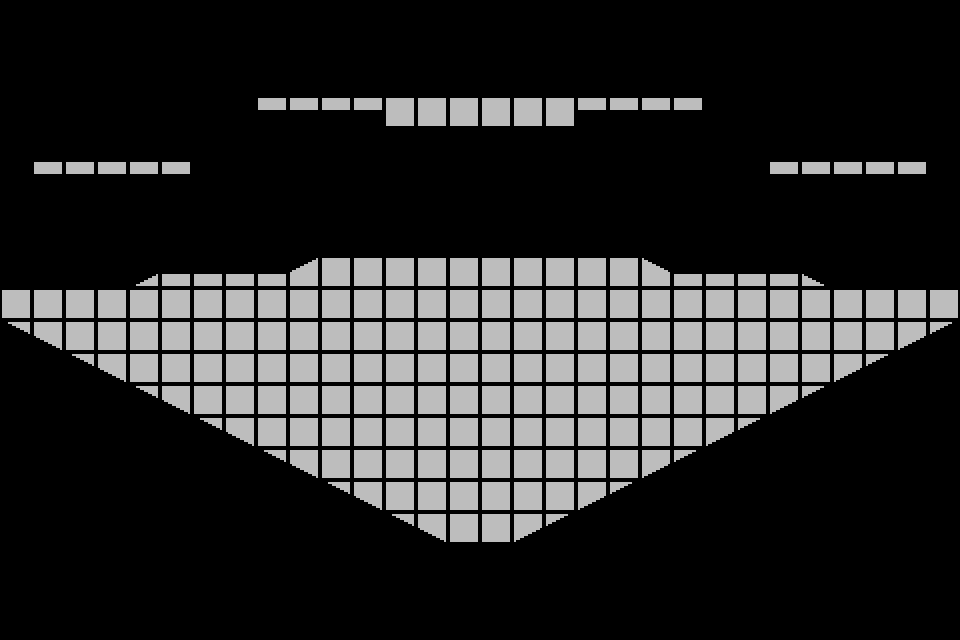

Below is a game level as drawn by its tile map, then a one-line description and the .tmx file that defines it, in full:
An orthogonal 30x20 tile map with 32x32 px tiles, 1 tile layer (Tile Layer 1).

<map version="1.10" tiledversion="1.11.0" orientation="orthogonal" renderorder="right-down" width="30" height="20" tilewidth="32" tileheight="32" infinite="0" nextlayerid="2" nextobjectid="1">
 <tileset firstgid="1" source="../Tilesets/Prototype Env.tsx" />
 <layer id="1" name="Tile Layer 1" width="30" height="20">
  <data encoding="csv">
0,0,0,0,0,0,0,0,0,0,0,0,0,0,0,0,0,0,0,0,0,0,0,0,0,0,0,0,0,0,
0,0,0,0,0,0,0,0,0,0,0,0,0,0,0,0,0,0,0,0,0,0,0,0,0,0,0,0,0,0,
0,0,0,0,0,0,0,0,0,0,0,0,0,0,0,0,0,0,0,0,0,0,0,0,0,0,0,0,0,0,
0,0,0,0,0,0,0,0,14,14,14,14,7,7,7,7,7,7,14,14,14,14,0,0,0,0,0,0,0,0,
0,0,0,0,0,0,0,0,0,0,0,0,0,0,0,0,0,0,0,0,0,0,0,0,0,0,0,0,0,0,
0,14,14,14,14,14,0,0,0,0,0,0,0,0,0,0,0,0,0,0,0,0,0,0,14,14,14,14,14,0,
0,0,0,0,0,0,0,0,0,0,0,0,0,0,0,0,0,0,0,0,0,0,0,0,0,0,0,0,0,0,
0,0,0,0,0,0,0,0,0,0,0,0,0,0,0,0,0,0,0,0,0,0,0,0,0,0,0,0,0,0,
0,0,0,0,1,3221225486,3221225486,3221225486,3221225486,2,7,7,7,7,7,7,7,7,7,7,5,3221225486,3221225486,3221225486,3221225486,6,0,0,0,0,
7,7,7,7,7,7,7,7,7,7,7,7,7,7,7,7,7,7,7,7,7,7,7,7,7,7,7,7,7,7,
8,9,7,7,7,7,7,7,7,7,7,7,7,7,7,7,7,7,7,7,7,7,7,7,7,7,7,7,12,13,
0,0,8,9,7,7,7,7,7,7,7,7,7,7,7,7,7,7,7,7,7,7,7,7,7,7,12,13,0,0,
0,0,0,0,8,9,7,7,7,7,7,7,7,7,7,7,7,7,7,7,7,7,7,7,12,13,0,0,0,0,
0,0,0,0,0,0,8,9,7,7,7,7,7,7,7,7,7,7,7,7,7,7,12,13,0,0,0,0,0,0,
0,0,0,0,0,0,0,0,8,9,7,7,7,7,7,7,7,7,7,7,12,13,0,0,0,0,0,0,0,0,
0,0,0,0,0,0,0,0,0,0,8,9,7,7,7,7,7,7,12,13,0,0,0,0,0,0,0,0,0,0,
0,0,0,0,0,0,0,0,0,0,0,0,8,9,7,7,12,13,0,0,0,0,0,0,0,0,0,0,0,0,
0,0,0,0,0,0,0,0,0,0,0,0,0,0,0,0,0,0,0,0,0,0,0,0,0,0,0,0,0,0,
0,0,0,0,0,0,0,0,0,0,0,0,0,0,0,0,0,0,0,0,0,0,0,0,0,0,0,0,0,0,
0,0,0,0,0,0,0,0,0,0,0,0,0,0,0,0,0,0,0,0,0,0,0,0,0,0,0,0,0,0
</data>
 </layer>
</map>